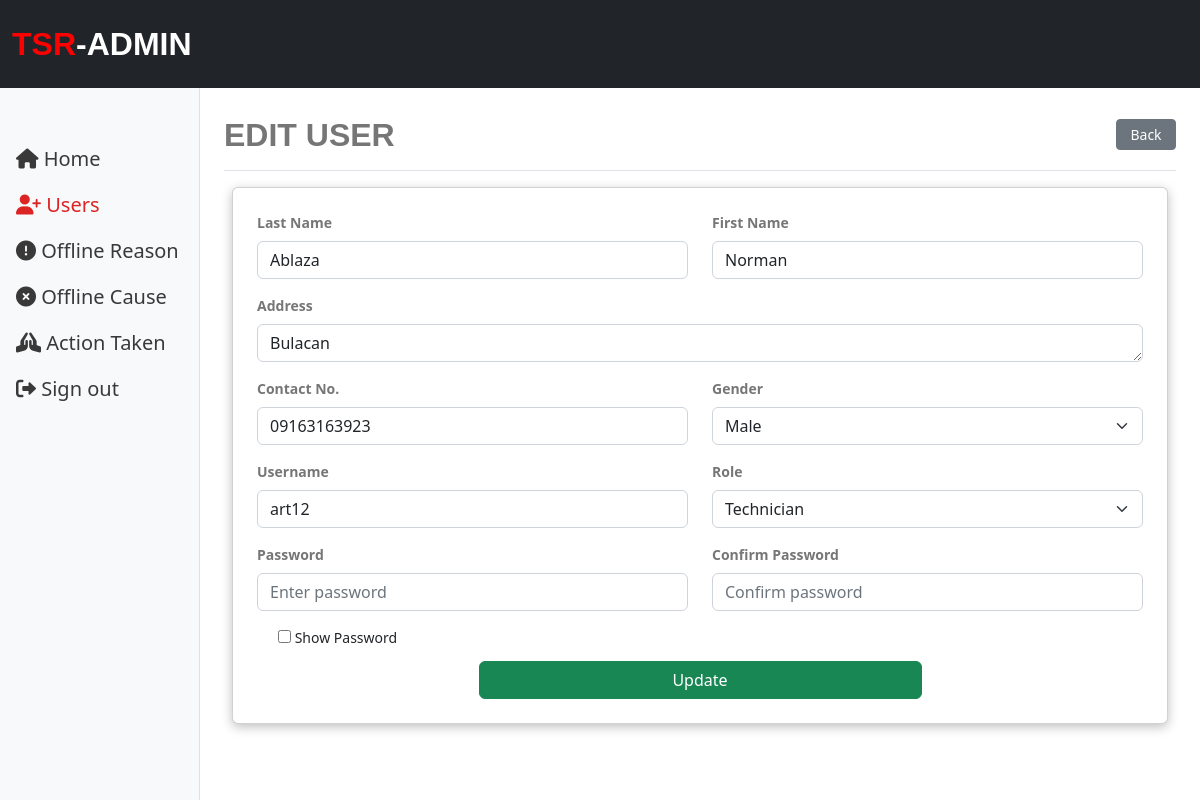
The page /admin/user-list/edit.php?id=1 on the database its author committed.
### tables this page shows
CREATE TABLE `tbl_user_technician` (
  `id` int(255) NOT NULL,
  `last_name` varchar(100) NOT NULL,
  `first_name` varchar(100) NOT NULL,
  `gender` varchar(100) NOT NULL,
  `contact_no` varchar(100) NOT NULL,
  `address` varchar(255) NOT NULL,
  `username` varchar(100) NOT NULL,
  `password` varchar(100) NOT NULL,
  `role` varchar(100) NOT NULL
);

### admin/user-list/edit.php (the view, shortened to what this page needs)
<?php include '../layouts/link.php'; ?>
<body>
  <?php include '../layouts/navbar.php'; ?>
  <div class="container-fluid">
    <div class="row">
    <?php include 'sidebar.php'; ?>
      <main class="col-md-9 ms-sm-auto col-lg-10 px-md-4 main">
        <div class="d-flex justify-content-between flex-wrap flex-md-nowrap align-items-center pt-3 pb-2  border-bottom">
          <h2 class="s-header">EDIT USER</h2>
          <div class="b-mt">
            <a href="index.php" class="btn btn-secondary btn-sm b-width">Back</a>
          </div>
        </div>
        <div class="p-2 mt-2 mb-4">
          <div class="card bx-shadow">
            <div class="card-body p-4">
              <?php
              if (isset($_GET["id"])) {
                include '../connection.php';
                $id = $_GET["id"];
                $sql = "SELECT * FROM tbl_user_technician WHERE id=$id";
                $result = mysqli_query($dbc, $sql);
                $data = mysqli_fetch_array($result);
              ?>
                <form method="post" action="new.php">
                  <div class="row">
                    <div class="col">
                      <div class="form-group mb-3">
                        <label class="form-label">Last Name</label>
                        <input type="text" class="form-control" name="last_name" value="<?= $data['last_name']; ?>" placeholder="Enter last name" autocomplete="off">
                      </div>
                    </div>
                    <div class="col">
                      <div class="form-group mb-3">
                        <label class="form-label">First Name</label>
                        <input type="text" class="form-control" name="first_name" value="<?= $data['first_name']; ?>" placeholder="Enter first name" autocomplete="off">
                      </div>
                    </div>
                  </div>
                  <div class="mb-3">
                    <label class="form-label">Address</Address></label>
                    <textarea class="form-control" name="address" placeholder="Enter address" rows="1"><?= $data['address']; ?></textarea>
                  </div>
                  <div class="row">
                    <div class="col">
                      <div class="form-group mb-3">
                        <label class="form-label">Contact No.</label>
                        <input type="text" class="form-control" name="contact_no" value="<?= $data['contact_no']; ?>" placeholder="Enter contact no." autocomplete="off">
                      </div>
                    </div>
                    <div class="col">
                      <div class="form-group">
                        <label class="form-label">Gender</label>
                        <select class="form-select" name="gender">
                          <option value="Male"
                          <?php
                            if ($data['gender'] == 'Male') {
                              echo "selected";
                            }
                            ?>>Male</option>
                        </select>
                      </div>
                    </div>
                  </div>
                  <div class="row mb-3">
                    <div class="col">
                      <div class="form-group">
                        <label class="form-label">Username</label>
                        <input type="text" class="form-control" value="<?= $data['username']; ?>" name="username" placeholder="Enter username" autocomplete="off">
                      </div>
                    </div>
                    <div class="col">
                      <div class="form-group">
                        <label class="form-label">Role</label>
                        <select class="form-select" name="role">
                          <option value="Technician"
                          <?php
                            if ($data['role'] == 'Technician') {
                              echo "selected";
                            }
                          ?>>Technician</option>
                        </select>
                      </div>
                    </div>
                  </div>
                  <div class="row">
                    <div class="col">
                      <div class="form-group mb-3">
                        <label class="form-label">Password</label>
                        <input type="password" class="form-control" name="password_1" placeholder="Enter password" id="myInput1" autocomplete="off">
                      </div>
                    </div>
                    <div class="col">
                      <div class="form-group mb-3">
                        <label class="form-label">Confirm Password</label>
                        <input type="password" class="form-control" name="password_2" placeholder="Confirm password" id="myInput2" autocomplete="off">
                      </div>
                    </div>
                  </div>
                  <div class="form-check">
                    <input type="checkbox" onclick="myFunction()">
                    <label class="form-check-label">Show Password</label>
                  </div>
                  <div class="d-flex justify-content-center">
                    <button class="btn btn-success w-50 mt-2" type="submit" name="update"><span>Update</span></button>
                  </div>
                <?php
              } else {
                echo "<h3 class='d-flex justify-content-center' >User Does Not Exist</h3>";
              }
                ?>
                </form>
            </div>
          </div>
        </div>
      </main>
    </div>
  </div>
</body>
</html>

### admin/layouts/css/style.css (style rules this page uses)
.bx-shadow { box-shadow: 0px 3px 11px rgba(0, 0, 0, 0.25); }
.b-width { width: 60px; }
.s-header { font-family: Lucida, sans-serif; font-weight: 700; color: #777676; }
.b-mt { margin-top: -10px }

### admin/layouts/css/content.css (style rules this page uses)
body { font-size: .875rem; }
.main { margin-top: 100px; }
.form-label { font-weight: 700; color: #777676; }

### rows shown on the page
tbl_user_technician: last_name "Ablaza", first_name "Norman", address "Bulacan", contact_no "09163163923", gender "Male", username "art12", role "Technician"
